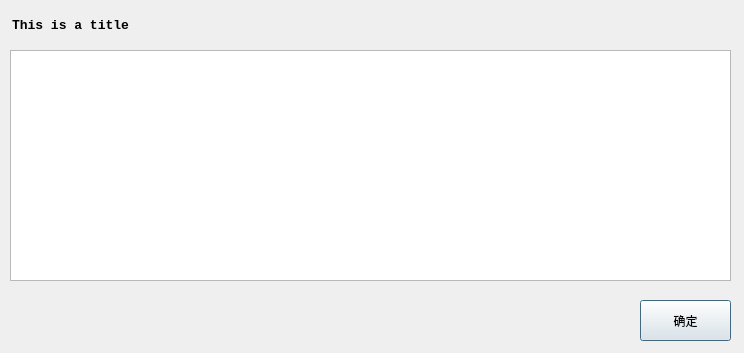
<?xml version="1.0" encoding="UTF-8"?>
<ui version="4.0">
 <class>Dialog</class>
 <widget class="QDialog" name="Dialog">
  <property name="geometry">
   <rect>
    <x>0</x>
    <y>0</y>
    <width>744</width>
    <height>353</height>
   </rect>
  </property>
  <property name="windowTitle">
   <string>Dialog</string>
  </property>
  <widget class="QTextEdit" name="textEdit_input">
   <property name="geometry">
    <rect>
     <x>10</x>
     <y>50</y>
     <width>721</width>
     <height>231</height>
    </rect>
   </property>
  </widget>
  <widget class="QPushButton" name="pushButton_ok">
   <property name="geometry">
    <rect>
     <x>640</x>
     <y>300</y>
     <width>91</width>
     <height>41</height>
    </rect>
   </property>
   <property name="text">
    <string>确定</string>
   </property>
  </widget>
  <widget class="QLabel" name="label_title">
   <property name="geometry">
    <rect>
     <x>12</x>
     <y>15</y>
     <width>711</width>
     <height>21</height>
    </rect>
   </property>
   <property name="font">
    <font>
     <family>Consolas</family>
     <pointsize>10</pointsize>
     <weight>75</weight>
     <bold>true</bold>
    </font>
   </property>
   <property name="text">
    <string>This is a title</string>
   </property>
  </widget>
 </widget>
 <resources/>
 <connections/>
</ui>
